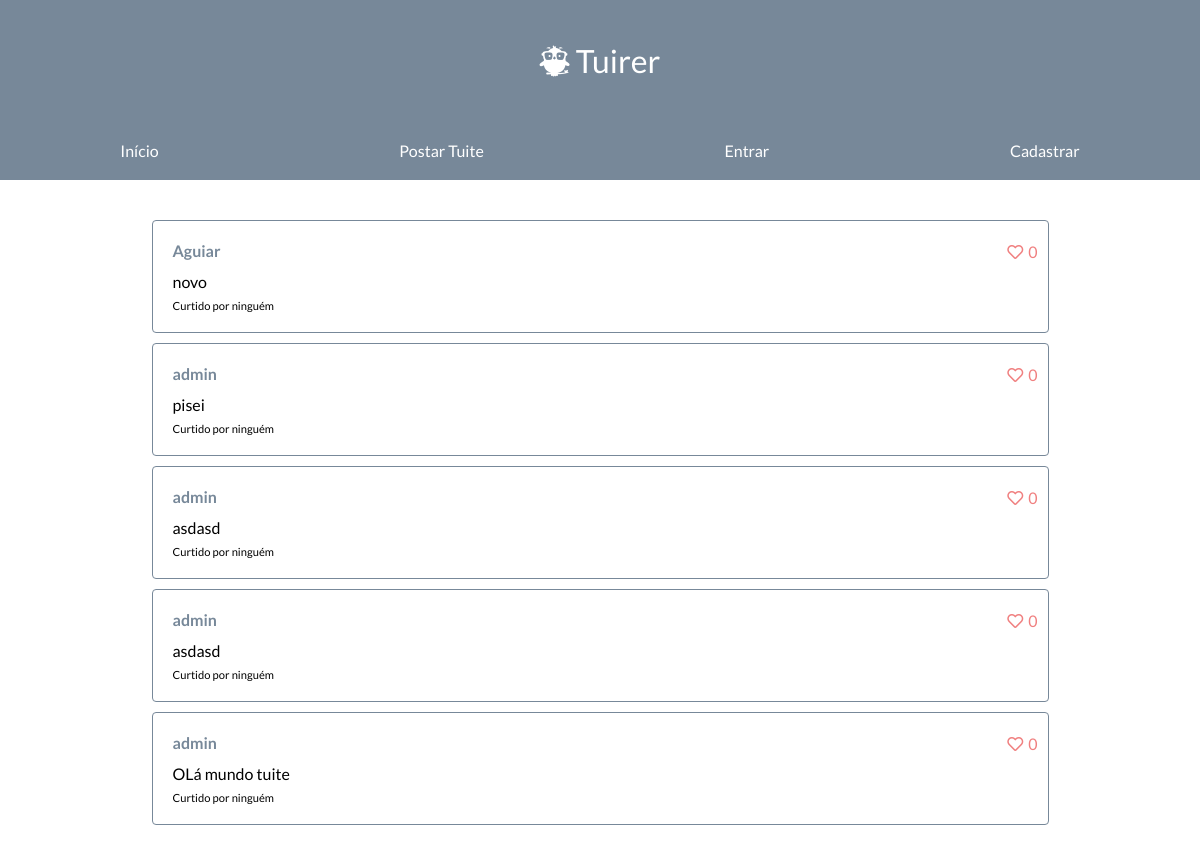
/, run on an earlier commit of the app's database.
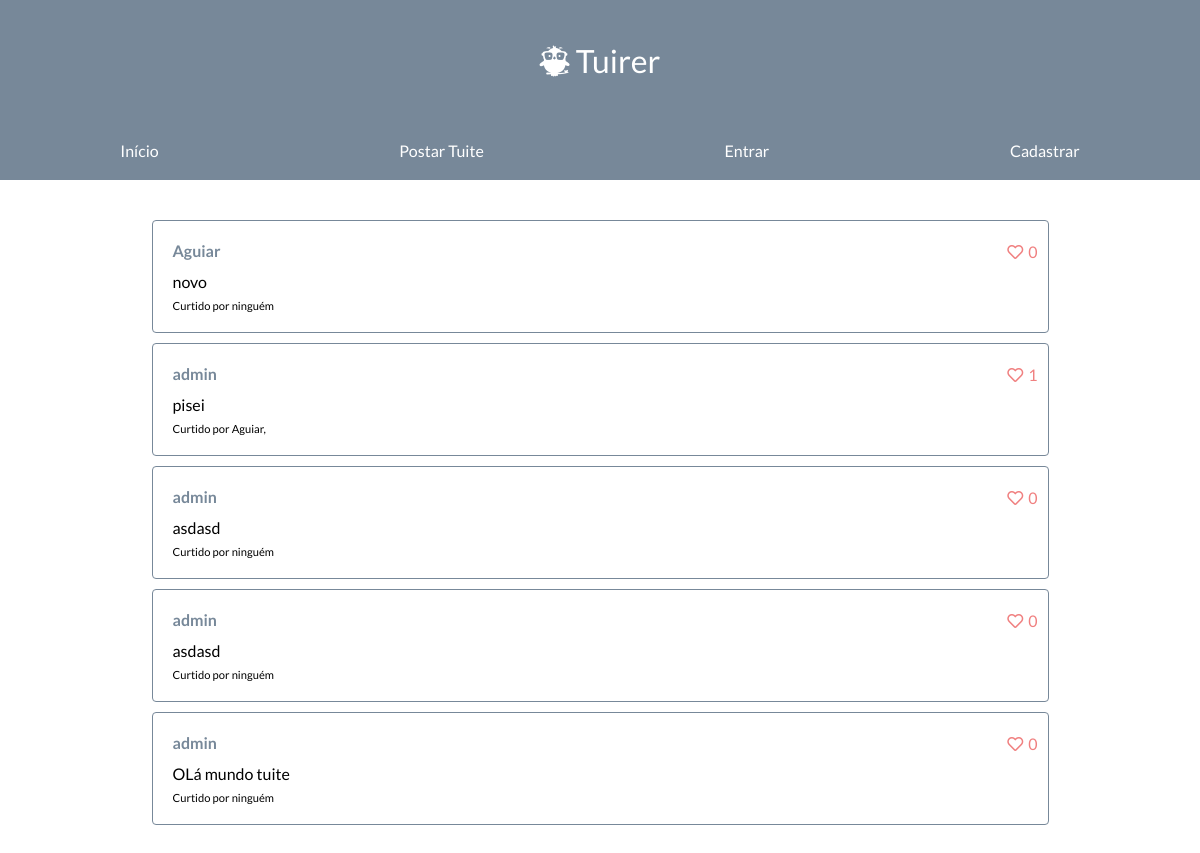
And on a later commit of the database.
### tuites/models.py (models this page shows, shortened)
class Tuite(models.Model):
    content = models.CharField('Tuite', max_length=280)
    author = models.ForeignKey(
        'users.User',
        on_delete = models.CASCADE, #models.PROTECT protege da exclusão, e impede excluir o usuário até excluir os tuites
        related_name = 'tuites' #Permite chamar a partir do model de User os tuites que se relacionam com ele
    )
    date_created = models.DateTimeField(auto_now_add=True)
    liked_by = models.ManyToManyField('users.User', blank = True)
    @property
    def likes_count(self):
        return self.liked_by.count()
    objects = TuitesManager() #Sobrescrevendo o atributo objects para nosso manager criado, mas como herança, apenas herdando e colocando a mais
    class Meta:
        ordering = ('-date_created', )

### users/models.py (models this page shows, shortened)
class User(AbstractUser):
    picture = models.ImageField('Foto de perfil', default='img/blank-profile-picture.png')
    following = models.ManyToManyField('self', related_name="seguidores", symmetrical=False, blank=True)

### core/views.py (the view)
# urls.py: path('', index, name="index"),
def index(request):
    contexto = {
        'my_name': "Julia",
        'now': datetime.now(),
        'tuites': Tuite.objects.all(),
        'tuitesVisitante': Tuite.objects.all()[:5],
    }
    return render(request, 'home.html', contexto)

### tuites/context_processors.py (called while the page is built)
def eu(request):
    return {
        'eu': 'Vanessa'
    }

### tuites/templatetags/tuite_likes.py (called while the page is built)
@register.simple_tag(takes_context=True)
def tuite_liked_icon(context):
    user = context.get('user')
    tuite = context.get('tuite')
    user_has_liked = tuite.liked_by.filter(pk=user.pk).exists()
    if user_has_liked:
        return format_html('<i class="fas fa-heart"></i>')
    return format_html('<i class="far fa-heart"></i>')

### templates/home.html (shortened to what this page needs)
{% extends 'base.html' %}
{% block body %}
    <div class="container-tuites">
        {% if request.user.is_authenticated %}
            {% for tuite in tuites %}
                {% include 'includes/card.html' %}
            {% endfor %}
        {% else %}
            {% for tuite in tuitesVisitante %}
                {% include 'includes/card.html' %}
            {% endfor %}
        {% endif %}
    </div>
{% endblock %}

### templates/includes/card.html
{% load tuite_likes %}
<div class="card-tuite" id="{{ tuite.id }}">
        <div class="card-author"><b><a href="{% url 'users:profile' tuite.author.pk %}">{{tuite.author}}</a></b></div>
        <div class="card-content">
            {{tuite.content}}
        </div>
        <div class="likes">
            Curtido por
            {% for user in tuite.liked_by.all %}
                {{ user }},
            {% empty %}
                ninguém
            {% endfor %}
        </div>
        <div class="card-like">
            {% if request.user.is_authenticated %}
                <a href="{% url 'tuites:like' tuite.pk %}">
                    {% tuite_liked_icon %}
                </a>
            {% else %}
                <a href="{% url 'users:login' %}">
                    {% tuite_liked_icon %}
                </a>
            {% endif %}
            <p>{{ tuite.likes_count }}</p>
        </div>
</div>

What changed in the data, as far as the page shows it:
changed Tuite "pisei": gains User (username "Aguiar"); likes_count "0" → "1"; no longer shows "ninguém"
